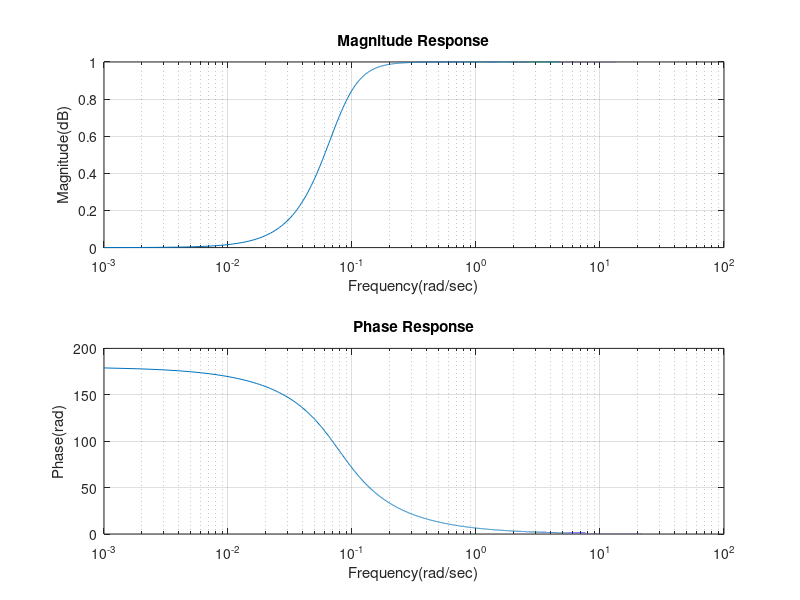

Write MATLAB code to recreate this figure.
clear all;
close all;
clc
W = 0 : 0.001 : 100;
W0 = sqrt(0.0062);
num = [1 0 0];
den = [1 0.1117 0.0062];
tf = freqs(num, den, W);
phase = angle(tf)*180/pi;
mag = abs(tf);
subplot(2,1,1);
semilogx(W,mag);
title('Magnitude Response');
xlabel('Frequency(rad/sec)');
ylabel('Magnitude(dB)');
grid on;
subplot(2,1,2);
semilogx(W,phase);
title('Phase Response');
xlabel('Frequency(rad/sec)');
ylabel('Phase(rad)');
grid on;